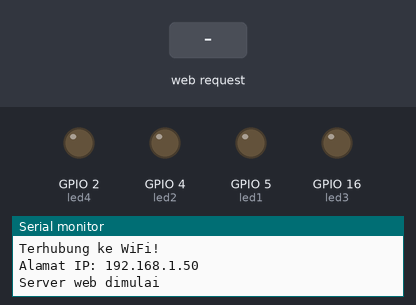
Recording of a sketch running on a simulated ESP8266 (NodeMCU). Parts: output pins drawn as LEDs (lit = HIGH), the last lines printed to the serial monitor. The test bench sets the inputs (shaded band). WiFi joins after 1.5 s; servers stay silent unless stated.

Above: at 3.2 s.
3.3 s: HTTP request GET /led1/on received
At 4.4 s:
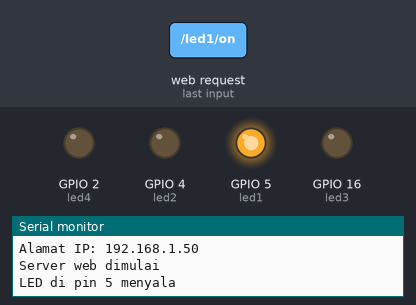
4.8 s: HTTP request GET /led2/on received
At 5.5 s:
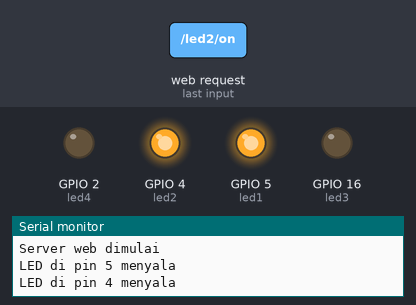
6.3 s: HTTP request GET /led1/off received
At 6.7 s:
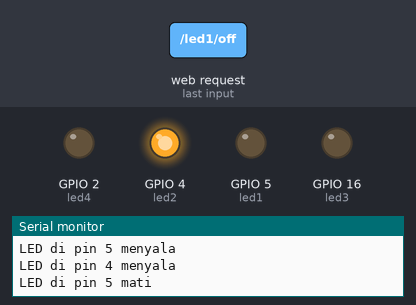
7.8 s: HTTP request GET /led3/on received
At 9.0 s:
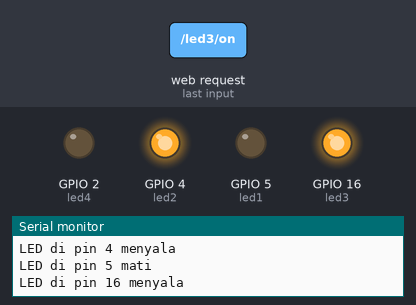
9.3 s: HTTP request GET /led2/off received
At 10.2 s:
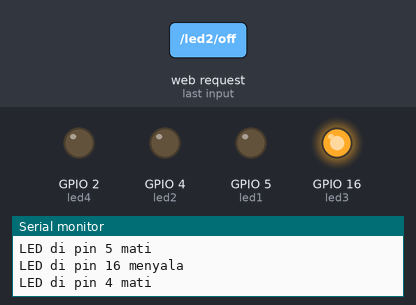
10.8 s: HTTP request GET /led4/on received
At 11.3 s:
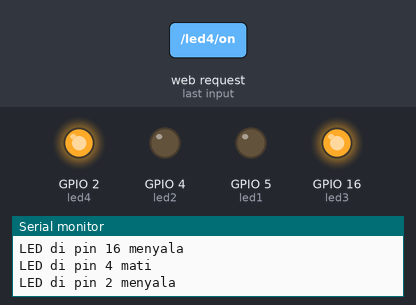
Timing chart, 0 to 13.3 s (numbered marks = the images above; inputs shaded):
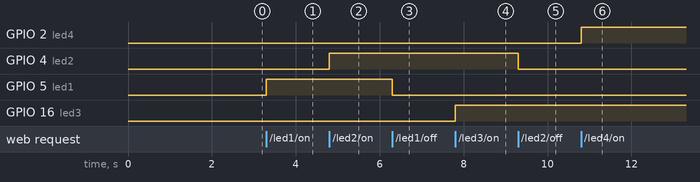

The sketch:

led_web.ino
```cpp
#include <ESP8266WiFi.h>       // Library untuk ESP8266
#include <ESP8266WebServer.h> // Library server web untuk ESP8266

// WiFi credentials
const char* ssid = "samping";        // Ganti dengan nama WiFi Anda
const char* password = "22223333";  // Ganti dengan password WiFi Anda

// Definisi pin untuk LED
const int led1 = 5;  // Pin GPIO untuk LED 1
const int led2 = 4;  // Pin GPIO untuk LED 2
const int led3 = 16; // Pin GPIO untuk LED 3
const int led4 = 2;  // Pin GPIO untuk LED 4

// Membuat instance server web
ESP8266WebServer server(80);

// Fungsi untuk menangani root (halaman utama)
void handleRoot() {
  String html = "<html><head><title>Kendali LED</title><style>";
  html += "body { font-family: Arial, sans-serif; }";
  html += "h1 { color: #4CAF50; }";
  html += "button { padding: 10px 20px; font-size: 16px; margin: 5px; cursor: pointer; border-radius: 5px; border: none; }";
  html += "button.on { background-color: #4CAF50; color: white; }";
  html += "button.off { background-color: #f44336; color: white; }";
  html += "</style></head><body>";
  html += "<h1>Kendali 4 LED</h1>";

  // Tombol untuk LED 1
  html += "<p><button class='on' onclick=\"window.location.href='/led1/on'\">LED 1 ON</button>";
  html += "<button class='off' onclick=\"window.location.href='/led1/off'\">LED 1 OFF</button></p>";

  // Tombol untuk LED 2
  html += "<p><button class='on' onclick=\"window.location.href='/led2/on'\">LED 2 ON</button>";
  html += "<button class='off' onclick=\"window.location.href='/led2/off'\">LED 2 OFF</button></p>";

  // Tombol untuk LED 3
  html += "<p><button class='on' onclick=\"window.location.href='/led3/on'\">LED 3 ON</button>";
  html += "<button class='off' onclick=\"window.location.href='/led3/off'\">LED 3 OFF</button></p>";

  // Tombol untuk LED 4
  html += "<p><button class='on' onclick=\"window.location.href='/led4/on'\">LED 4 ON</button>";
  html += "<button class='off' onclick=\"window.location.href='/led4/off'\">LED 4 OFF</button></p>";

  html += "</body></html>";
  server.send(200, "text/html", html);
}

// Fungsi untuk menangani kontrol LED
void controlLED(int pin, String state) {
  if (state == "on") {
    digitalWrite(pin, HIGH);
    Serial.println("LED di pin " + String(pin) + " menyala");
  } else if (state == "off") {
    digitalWrite(pin, LOW);
    Serial.println("LED di pin " + String(pin) + " mati");
  }
  server.send(200, "text/html", "<p>LED " + String(pin) + " turned " + state + "</p><a href=\"/\">Back</a>");
}

void setup() {
  // Inisialisasi serial monitor dengan baud rate 115200
  Serial.begin(115200);
  Serial.println("\nMemulai ESP8266...");

  // Konfigurasi pin sebagai output dan matikan LED saat awal
  pinMode(led1, OUTPUT);
  pinMode(led2, OUTPUT);
  pinMode(led3, OUTPUT);
  pinMode(led4, OUTPUT);
  digitalWrite(led1, LOW);
  digitalWrite(led2, LOW);
  digitalWrite(led3, LOW);
  digitalWrite(led4, LOW);

  // Memulai koneksi WiFi
  Serial.println("Menghubungkan ke WiFi...");
  WiFi.begin(ssid, password);
  int retryCount = 0;
  while (WiFi.status() != WL_CONNECTED) {
    delay(1000);
    Serial.print(".");
    retryCount++;
    if (retryCount > 30) { // Maksimal 30 detik mencoba
      Serial.println("\nGagal terhubung ke WiFi. Periksa SSID dan password.");
      return;
    }
  }

  Serial.println("\nTerhubung ke WiFi!");
  Serial.print("Alamat IP: ");
  Serial.println(WiFi.localIP());

  // Rute untuk halaman utama
  server.on("/", handleRoot);

  // Rute untuk kontrol LED
  server.on("/led1/on", []() { controlLED(led1, "on"); });
  server.on("/led1/off", []() { controlLED(led1, "off"); });
  server.on("/led2/on", []() { controlLED(led2, "on"); });
  server.on("/led2/off", []() { controlLED(led2, "off"); });
  server.on("/led3/on", []() { controlLED(led3, "on"); });
  server.on("/led3/off", []() { controlLED(led3, "off"); });
  server.on("/led4/on", []() { controlLED(led4, "on"); });
  server.on("/led4/off", []() { controlLED(led4, "off"); });

  // Memulai server web
  server.begin();
  Serial.println("Server web dimulai");
}

void loop() {
  server.handleClient(); // Menangani permintaan klien
}
```

Measured:
- after the input at 3.3 s, GPIO 5 (led1): LOW → HIGH at once
- after the input at 4.8 s, GPIO 4 (led2): LOW → HIGH at once
- after the input at 6.3 s, GPIO 5 (led1): HIGH → LOW at once
- after the input at 7.8 s, GPIO 16 (led3): LOW → HIGH at once
- after the input at 9.3 s, GPIO 4 (led2): HIGH → LOW at once
- after the input at 10.8 s, GPIO 2 (led4): LOW → HIGH at once
